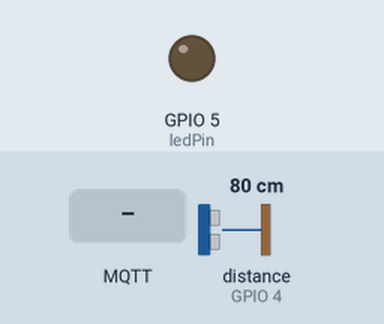
Bench run of a sketch on a simulated ESP32. On the bench: output pins drawn as LEDs (lit = HIGH). The inputs (shaded band) are chosen by the test bench; at power-on: distance to the obstacle (sensor on GPIO 4) 80 cm. The echo pulse lasts 58.3 µs per cm; WiFi joins after 1.5 s; servers stay silent unless stated; no MQTT or app messages arrive unless stated; what the sketch prints to the serial monitor is not drawn.

Above: at 2.7 s.
2.8 s: MQTT message "on" arrives on the first subscribed topic
At 3.3 s:
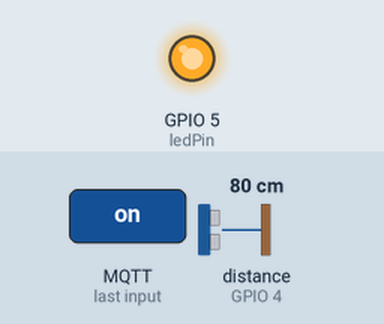
5.8 s: MQTT message "off" arrives on the first subscribed topic
At 6.9 s:
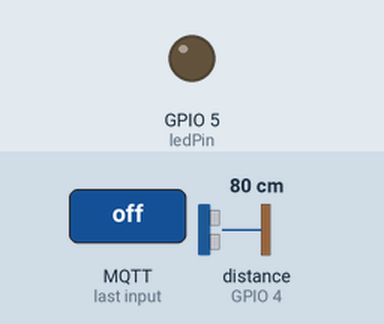
Timing chart, 0 to 8.8 s (numbered marks = the images above; inputs shaded):
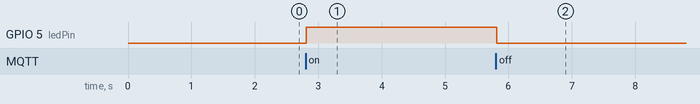

The sketch:

MQTT_ultrasonic.ino
```cpp
// MQTT client (esp32)


#include <PubSubClient.h>  // MQTT clients
#include <NewPing.h> // read data Ultrsounic sensor
#include <Wire.h>
#include <WiFi.h>


// Replace the next variables with your SSID/Password combination
const char* ssid = "REPLACE_WITH_YOUR_SSID";
const char* password = "REPLACE_WITH_YOUR_PASSWORD";

// Add your MQTT Broker IP address, example:
//const char* mqtt_server = "192.168.1.144";
const char* mqtt_server = "YOUR_MQTT_BROKER_IP_ADDRESS";

WiFiClient espClient;
PubSubClient client(espClient);
long lastMsg = 0;
char msg[50];
int value = 0;

/////////////////////////////////////////////////////
#define TRIGGER_PIN 2 // pin tied to trigger pin on the ultrasonic sensor.
#define ECHO_PIN 4 // pin tied to echo pin on the ultrasonic sensor.
#define MAX_DISTANCE 50 // Maximum distance we want to ping for (in centimeters). Maximum sensor
NewPing sonar(TRIGGER_PIN, ECHO_PIN, MAX_DISTANCE); // NewPing setup of pins and maximum
int distance; // store reading of Ultrasonic sensor

#define ledPin 5 // pin connect to led

void setup() {
  // put your setup code here, to run once:
  Serial.begin(9600);

  setup_wifi();
  client.setServer(mqtt_server, 1883);
  client.setCallback(callback);

  pinMode(ledPin, OUTPUT);

}

void loop() {
  // put your main code here, to run repeatedly:

  if (!client.connected()) {
    reconnect();
  }
  client.loop();

  long now = millis();
  if (now - lastMsg > 5000) {
    lastMsg = now;

    // distance from obstical in cm
    int time = sonar.ping_median(5); //median off 5 values_ and it returen the time in microseconds
    distance = sonar.convert_cm(time); //convert that to cm, replace "cm" with "in" for inches
    Serial.print("distance: ");
    Serial.print(distance); // //print value to screen so we can see it.
    Serial.println(" cm");

    if ( digitalRead(ledPin)==HIGH){
    // Convert the value to a char array
    char distance_string[8];
    dtostrf(distance, 1, 2, distance_string);
    Serial.print("distance: ");
    Serial.println(distance_string);
    client.publish("esp32/distance", distance_string);
    }
  }
}


void setup_wifi() {
  delay(10);
  // We start by connecting to a WiFi network
  Serial.println();
  Serial.print("Connecting to ");
  Serial.println(ssid);

  WiFi.begin(ssid, password);

  while (WiFi.status() != WL_CONNECTED) {
    delay(500);
    Serial.print(".");
  }

  Serial.println("");
  Serial.println("WiFi connected");
  Serial.println("IP address: ");
  Serial.println(WiFi.localIP());
}

void callback(char* topic, byte* message, unsigned int length) {
  Serial.print("Message arrived on topic: ");
  Serial.print(topic);
  Serial.print(". Message: ");
  String message_string;

  for (int i = 0; i < length; i++) {
    Serial.print((char)message[i]);
     message_string += (char)message[i];
  }
  Serial.println();

  // Feel free to add more if statements to control more GPIOs with MQTT

  // If a message is received on the topic esp32/output, you check if the message is either "on" or "off".
  // Changes the output state according to the message
  if (String(topic) == "esp32/led") {
    Serial.print("Changing output to ");
    if( message_string == "on"){
      Serial.println("on");
      digitalWrite(ledPin, HIGH);
    }
    else if( message_string == "off"){
      Serial.println("off");
      digitalWrite(ledPin, LOW);
    }
  }
}


void reconnect() {            // Subscribe to topics
  // Loop until we're reconnected
  while (!client.connected()) {
    Serial.print("Attempting MQTT connection...");
    // Attempt to connect
    if (client.connect("ESP8266Client")) {
      Serial.println("connected");
      // Subscribe
      client.subscribe("esp32/led");
    } else {
      Serial.print("failed, rc=");
      Serial.print(client.state());
      Serial.println(" try again in 5 seconds");
      // Wait 5 seconds before retrying
      delay(5000);
    }
  }
}
```

Measured:
- after the input at 2.8 s, GPIO 5 (ledPin): LOW → HIGH at once
- after the input at 5.8 s, GPIO 5 (ledPin): HIGH → LOW at once
